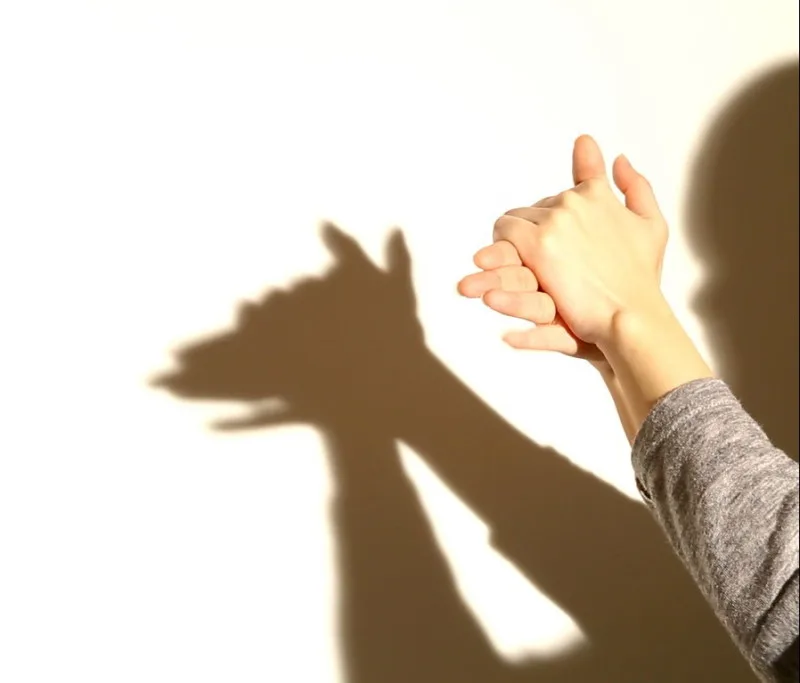
#> input picture assets/dog1.webp, 800 x 683 px
$ python -i hand_utils.py   (imports and definitions only)
#> lines starting #> are read from the running program, lines starting #| are printed output that depends on the picture; after the words box and inside, x2 and y2 are one past the last pixel; in counts of white or black regions, pixels touching at a corner belong together
#> further down, picture is the input picture: shape (683, 800, 3); mean B, G, R 184.1, 198.6, 209.6
import numpy as np
import cv2 as cv
import time
from datetime import datetime
import socket

# 生成手掌的皮肤掩码
def skinmask(img):
    hsvim = cv.cvtColor(img, cv.COLOR_BGR2HSV)
#> hsvim: shape (683, 800, 3); mean H, S, V 12, 49.2, 209.6
    lower = np.array([0, 48, 80], dtype="uint8")
    upper = np.array([20, 255, 255], dtype="uint8")
    skinRegionHSV = cv.inRange(hsvim, lower, upper)
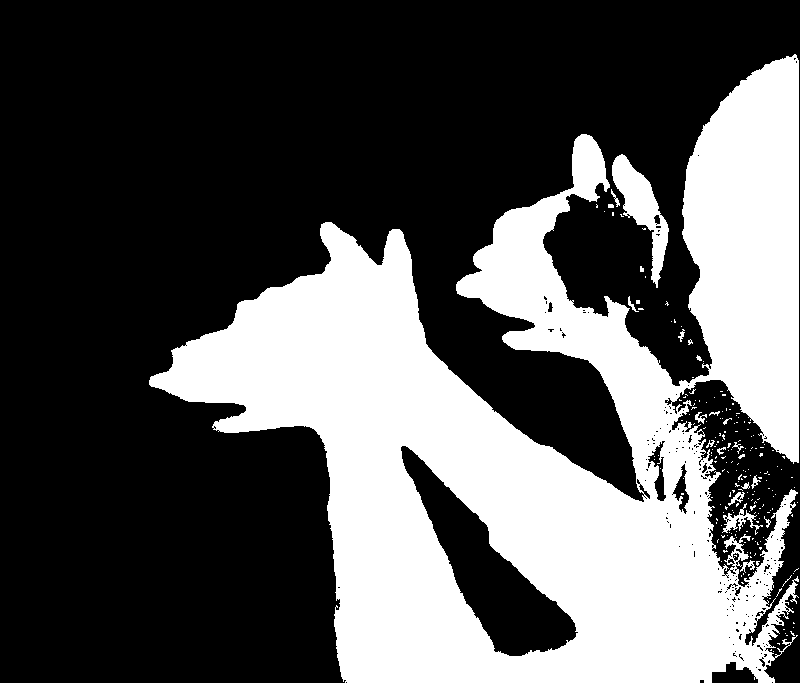
#> skinRegionHSV: shape (683, 800); 34% white; 209 white regions (188 under 20 px), largest, box (x1, y1, x2, y2) and area: (149, 54, 799, 683) 181437, (612, 154, 669, 288) 2706, (722, 503, 763, 535) 362
    blurred = cv.blur(skinRegionHSV, (2, 2))
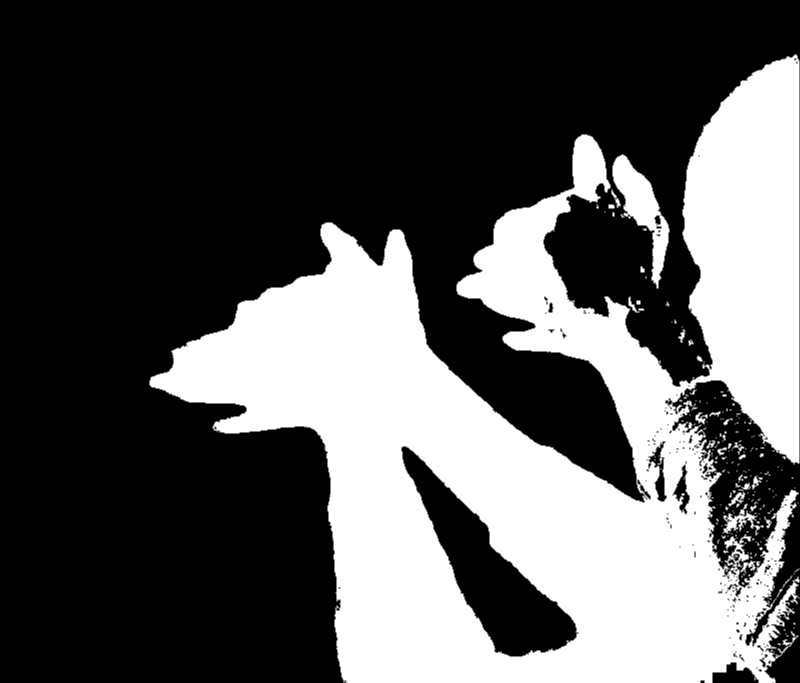
#> blurred: shape (683, 800); min 0, max 255, mean 86.6
    ret, thresh = cv.threshold(blurred, 0, 255, cv.THRESH_BINARY)
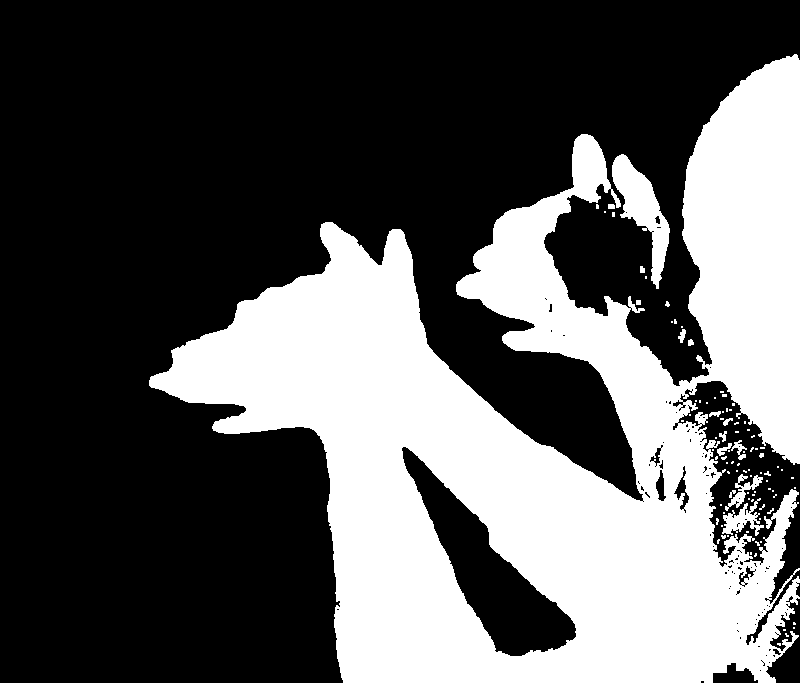
#> thresh: shape (683, 800); 35.2% white; 94 white regions (77 under 20 px), largest, box (x1, y1, x2, y2) and area: (149, 54, 800, 683) 187138, (612, 154, 670, 289) 2985, (722, 498, 764, 536) 655
    return thresh

# 获取轮廓和凸包
# [117 lines left out: functions getcnthull, getdefects, overlay_foreground_on_left, count_fingers, compare_contours, prepare_template_mask, not called in this run]

>>> import cv2
>>> picture = cv2.imread('../assets/dog1.webp')
>>> result = skinmask(picture)

$ run again, on assets/rabbit1.webp
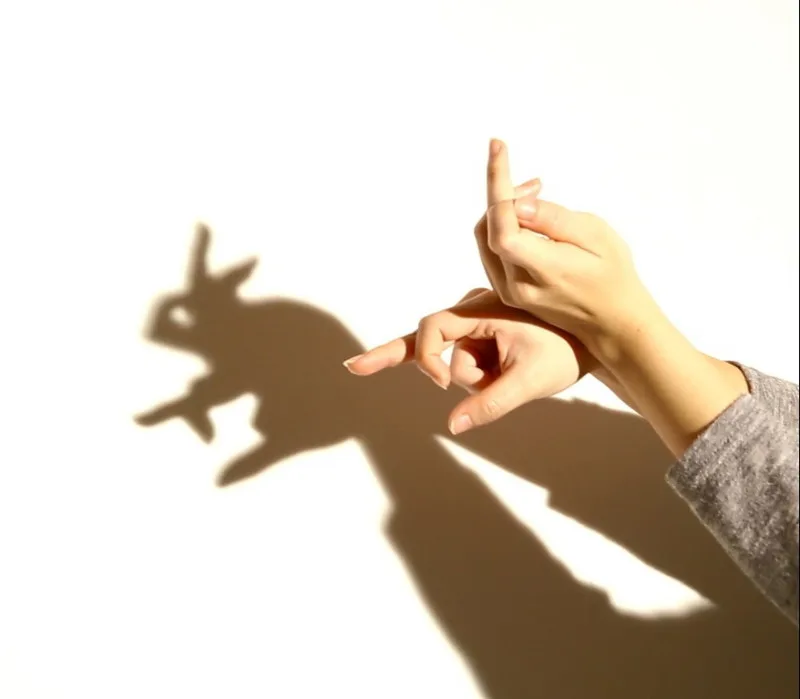
#> input picture assets/rabbit1.webp, 800 x 699 px
#> picture is the input picture: shape (699, 800, 3); mean B, G, R 195.2, 207.7, 218.1
#> hsvim: shape (699, 800, 3); mean H, S, V 10.7, 43.3, 218.2
#> in skinmask, `skinRegionHSV = cv.inRange(hsvim, lower, upper)`:
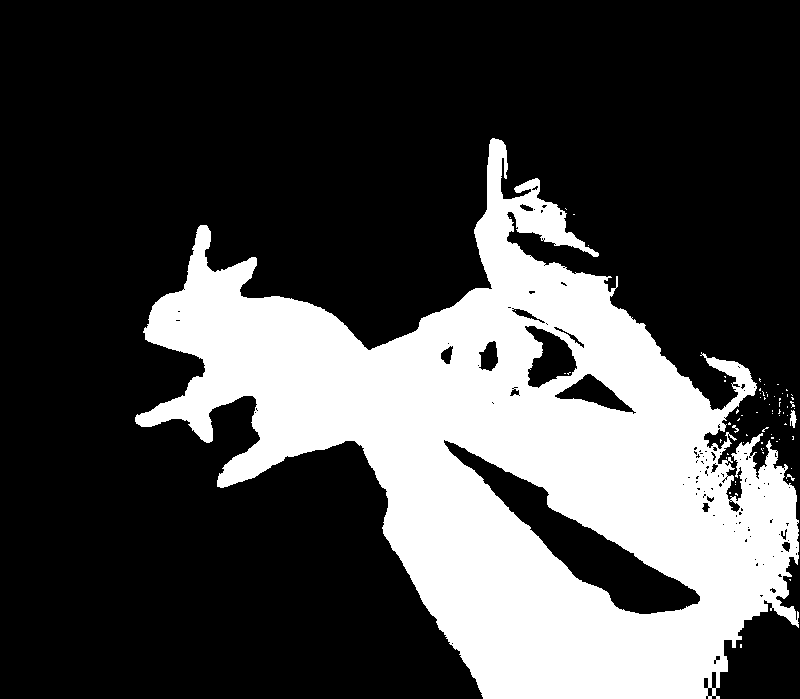
#> skinRegionHSV: shape (699, 800); 28.4% white; 70 white regions (66 under 20 px), largest, box (x1, y1, x2, y2) and area: (135, 138, 799, 699) 158698, (790, 410, 797, 428) 78, (786, 474, 795, 481) 24, (732, 425, 739, 433) 23
#> in skinmask, `ret, thresh = cv.threshold(blurred, 0, 255, cv.THRESH_BINARY)`:
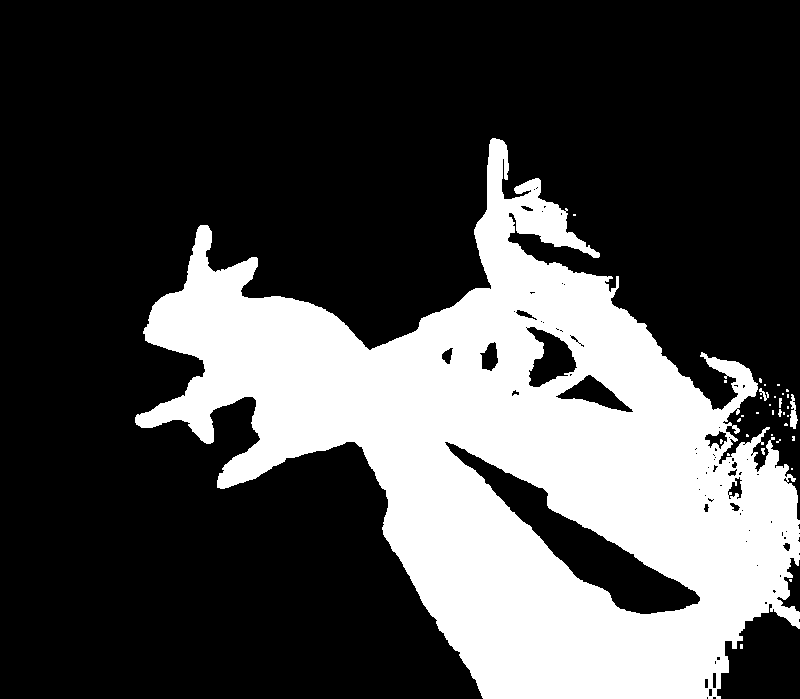
#> thresh: shape (699, 800); 29.2% white; 34 white regions (28 under 20 px), largest, box (x1, y1, x2, y2) and area: (135, 138, 800, 699) 162752, (790, 394, 798, 429) 168, (759, 388, 769, 401) 52, (779, 398, 782, 408) 25, (761, 448, 765, 455) 21, (778, 409, 782, 417) 20
